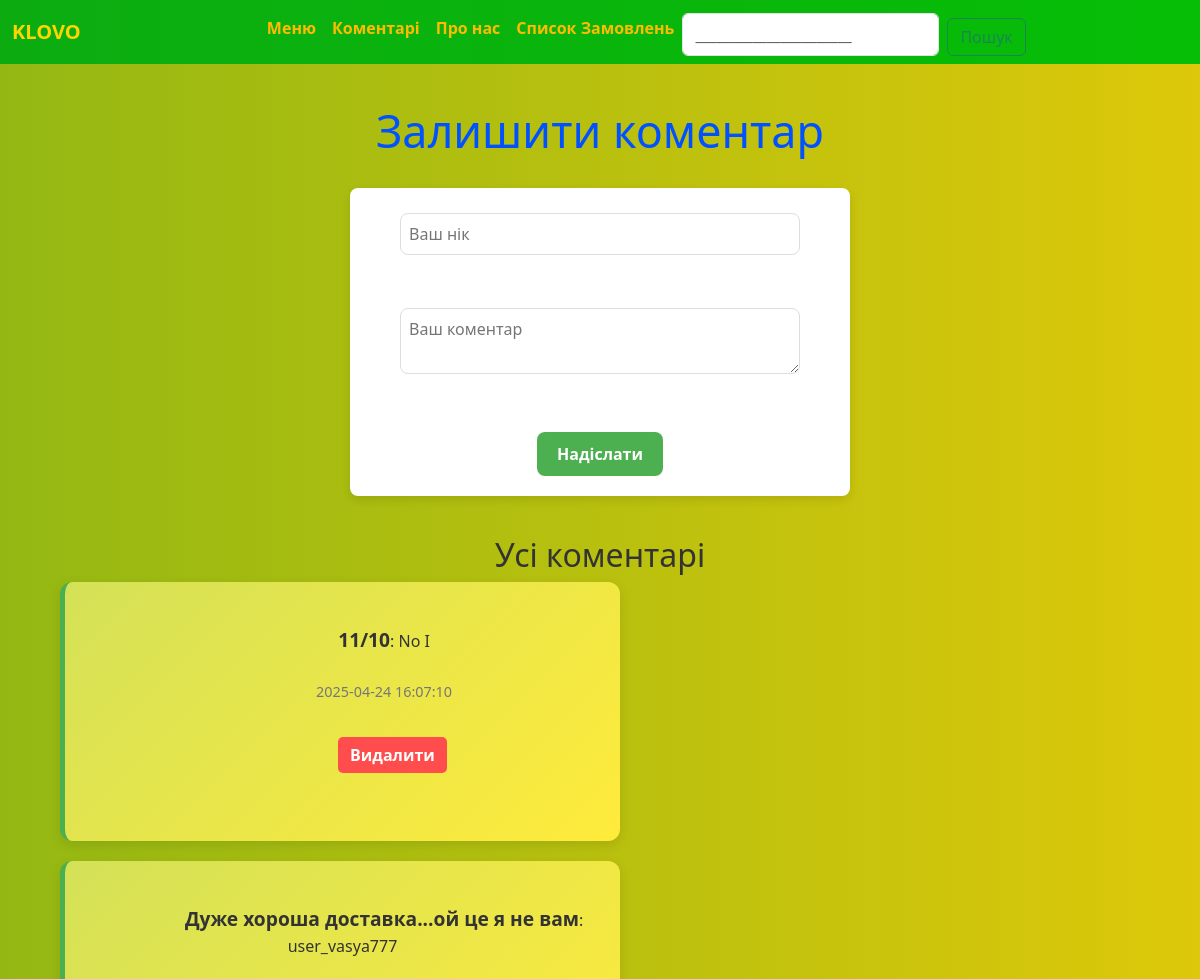
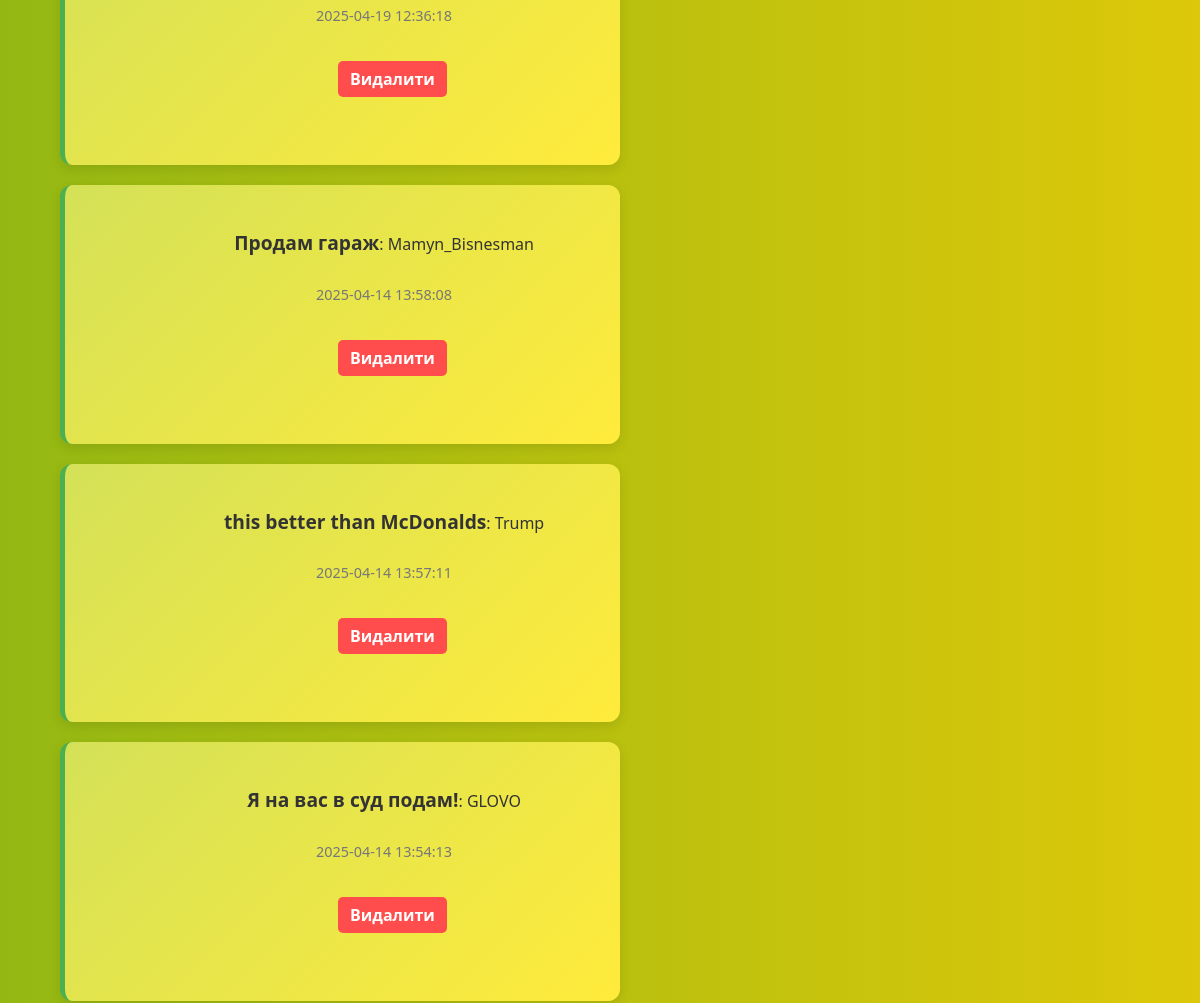
/comms (upper part), run on an earlier commit of the app's database (2 pictures, top to bottom).
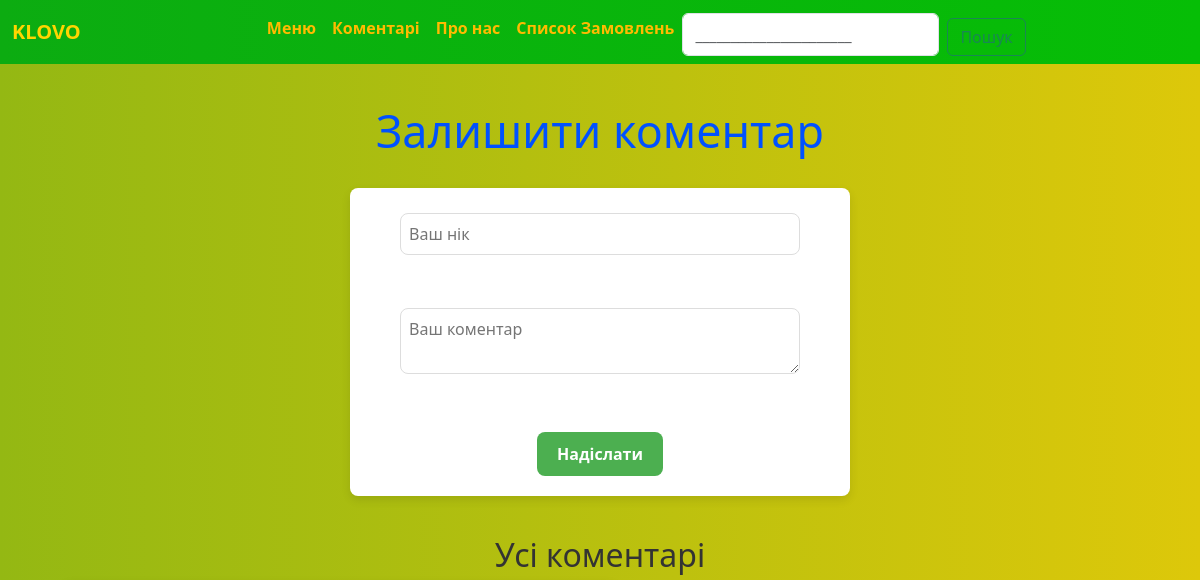
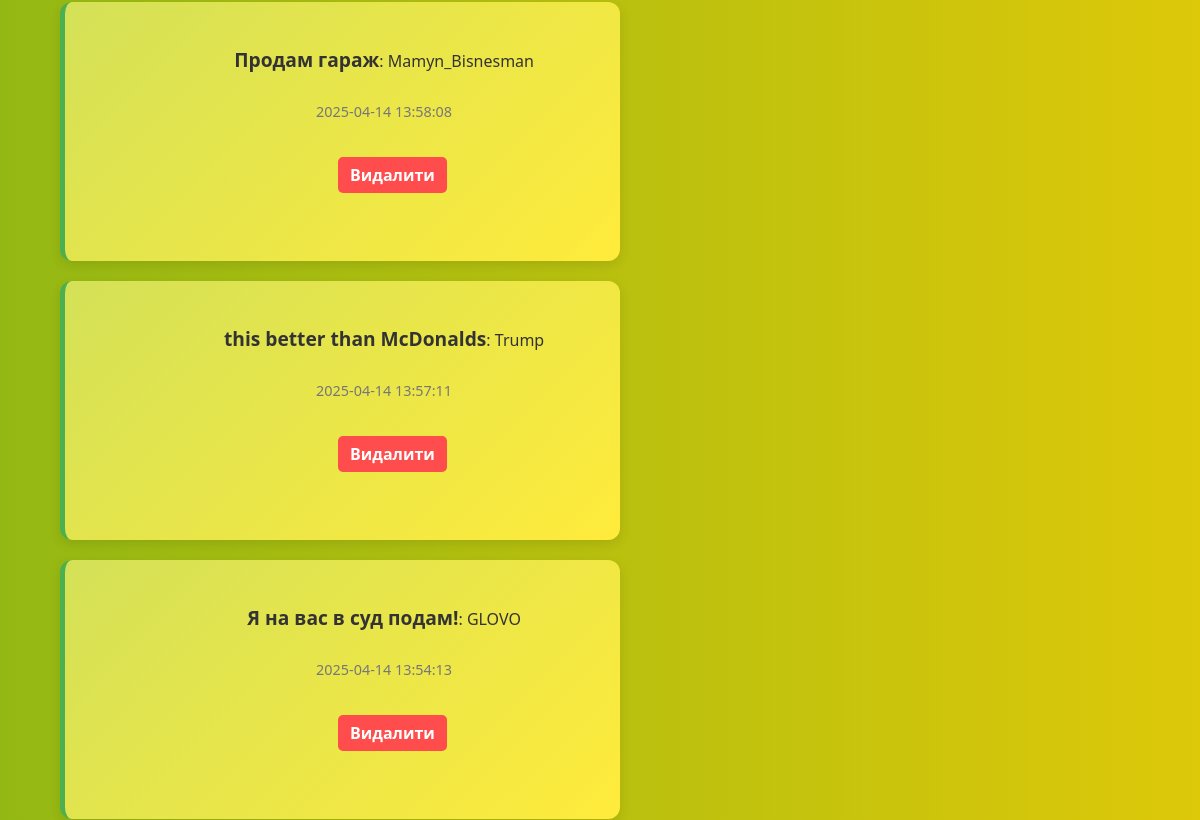
And on a later commit of the database (2 pictures, top to bottom).
### tables this page shows
CREATE TABLE comments(
    id INTEGER PRIMARY KEY AUTOINCREMENT,
    text TEXT NOT NULL,
    author TEXT  NOT NULL,
    created TEXT DEFAULT CURRENT_TIMESTAMP

);

### app.py (the view, shortened to what this page needs)
@app.route('/comms', methods=['GET', 'POST'])
def comms():
    with sqlite3.connect(DB) as conn:
        comments = conn.execute("SELECT * FROM comments ORDER BY created DESC").fetchall()
        conn.commit()
    return render_template('comms.html', comments=comments)

### templates/comms.html (shortened to what this page needs)
<!DOCTYPE html>
<html lang="en">
<head>
    <link href="https://cdn.jsdelivr.net/npm/bootstrap@5.3.3/dist/css/bootstrap.min.css" rel="stylesheet">
    <link rel="stylesheet" href="{{ url_for('static', filename='style.css')}}">
</head>
<body>
    <nav class="navbar navbar-expand-lg bg-light">
        <div class="container-fluid">
            <a class="navbar-brand" href="{{ url_for('index') }}">KLOVO</a>
            <div class="collapse navbar-collapse" id="navbarSupportedContent">
                <ul class="navbar-nav me-auto mb-2 mb-lg-0">
                    <li class="nav-item">
                        <a class="nav-link" href="{{ url_for('menu') }}">Меню</a>
                    </li>
                    <li class="nav-item">
                        <a class="nav-link" href="{{ url_for('comms') }}">Коментарі</a>
                    </li>
                    <li class="nav-item">
                        <a class="nav-link" href="{{ url_for('about') }}">Про нас</a>
                    </li>
                    <li class="nav-item">
                        <a class="nav-link" href="{{ url_for('orders') }}">Список Замовлень</a>
                    </li>
                    <form action="{{url_for('search')}}" class="d-flex" role="search">
                        <input required name="query" class="form-control me-2" type="search" placeholder="______________________" aria-label="Search">
                        <button class="btn btn-outline-success" type="submit">Пошук</button>
                </ul>
            </div>
        </div>
    </nav>
    <div class="content-wrapper">
        <h1>Залишити коментар</h1>
        <div class="form-wrapper">
            <form method="POST">
                <input name="nickname" placeholder="Ваш нік" required><br><br>
                <textarea name="comment" placeholder="Ваш коментар" required></textarea><br><br>
                <button type="submit">Надіслати</button>
            </form>
        </div>
        <h2>Усі коментарі</h2>
        <div class="comments-container">
            {% for c in comments %}
                <div class="comment">
                    <strong>{{ c[1] }}</strong>: {{ c[2] }}<br>
                    <small>{{ c[3] }}</small>
                    <form action="/delete/{{ c[0] }}" method="POST" style="display:inline;">
                        <button type="submit">Видалити</button>
                    </form>
                </div>
            {% endfor %}
        </div>
    </div>
    </body>
</body>
</html>

What changed in the data, as far as the page shows it:
removed comments: text "11/10", author "No I", created "2025-04-24 16:07:10"
removed comments: text "Дуже хороша доставка...ой це я не вам", author "user_vasya777", created "2025-04-19 12:36:18"
